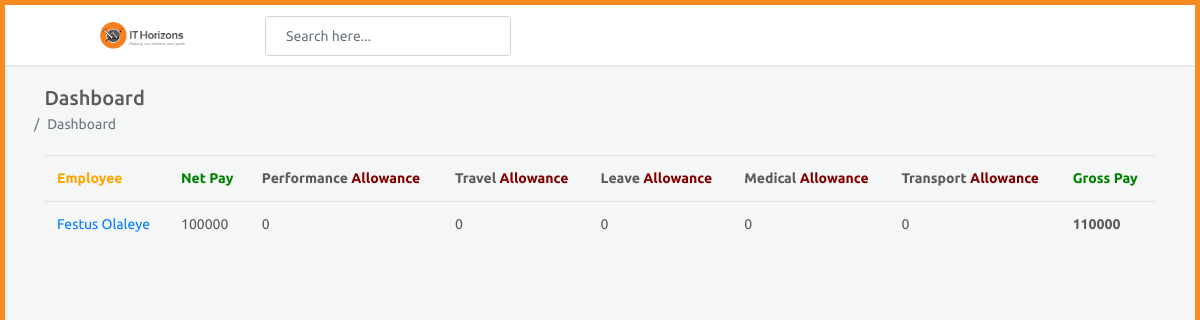
The page /employee_report/7/ on the database its author committed.
### salary/models.py (models this page shows, shortened)
class Salary(models.Model):
    employee = models.ForeignKey(Employee, related_name='salaries', on_delete=models.CASCADE)
    net_pay = models.IntegerField()
    total_working_days = models.IntegerField()
    travel_allowance = models.IntegerField(null=True, blank=True, default=0)
    leave_allowance = models.IntegerField(null=True, blank=True, default=0)
    performance_allowance = models.IntegerField(null=True, blank=True, default=0)
    transport_allowance = models.IntegerField(null=True, blank=True, default=0)
    medical_allowance = models.IntegerField(null=True, blank=True, default=0)
    tax_deduction = models.IntegerField(null=True, blank=True, default=0)
    other_deductions = models.IntegerField(null=True, blank=True, default=0)
    gross_pay = models.IntegerField(null=True, blank=True, default=0)
    date_created = models.DateTimeField(auto_now=False, auto_now_add=True)
    updated = models.DateTimeField(auto_now=True)
    class Meta:
        verbose_name_plural = 'salaries'

### employees/models.py (models this page shows, shortened)
class Employee(models.Model):
    deps = (
    ('Applications', 'Applications'), ('Network & Security','Network & Security'),
    ('Solutions', 'Solutions'),('Human Resource', 'Human Resource'),
     ('Sales', 'Sales'), ('Finance', 'Finance'), ('Infrastructure', 'Infrastructure'),
    ('Projects', 'Projects'), ('Research & Development', 'Research & Development')
    )
    first_name = models.CharField(max_length=100)
    last_name = models.CharField(max_length=100)
    department = models.CharField(max_length=100, choices=deps)
    designation = models.CharField(max_length=100)
    phone_number = models.CharField(max_length=100)
    bank_name = models.CharField(max_length=100, null=True)
    account_number = models.IntegerField(null = True)
    account_type = models.CharField(max_length=100, null=True)

### salary/views.py (the view)
# urls.py: path('employee_report/<int:id>/', employee_salary_report, name="employee_report"),
def employee_salary_report(request, id):
    employee_report = Salary.objects.filter(employee=id)
    return render(request, 'salary/employee_salary_report.html', {'employee_report': employee_report})

### templates/salary/employee_salary_report.html
{% extends 'base.html' %}
{% block content %}
	<div class="table-responsive m-t-20">
         <table class="table table-filter table-hover m-b-0">
        <tbody>
            <th style="color:orange">Employee</th>
            <th style="color:green">Net Pay</th>
            <th>Performance <span style="color:maroon">Allowance</span></th>
            <th>Travel <span style="color:maroon">Allowance</span></th>
            <th>Leave <span style="color:maroon">Allowance</span></th>
            <th>Medical <span style="color:maroon">Allowance</span></th>
            <th>Transport <span style="color:maroon">Allowance</span></th>
            <th style="color: green">Gross Pay</th>
                      {% for s in employee_report %}
            <tr data-status="">
                <td> <a href="{% url 'detail' s.employee.id %}">{{ s.employee.first_name }} {{ s.employee.last_name }} </a></td>
                <td>{{ s.net_pay }} </td>
                <td>{{ s.performance_allowance }} </td>
                <td>{{ s.travel_allowance }} </td>
                <td>{{ s.leave_allowance }} </td>
                <td>{{ s.medical_allowance }} </td>
                <td>{{ s.travel_allowance }} </td>
                <td><b>{{ s.gross_pay }} </b></td>
            </tr>
            {% endfor %}
        </tbody>
    </table>
</div>
{% endblock %}

### static/assets/css/color_skins.css (style rules this page uses)
.theme-orange:before,.theme-orange:after { background:#f68c1f }

### rows shown on the page
Salary: employee.first_name "Festus", employee.last_name "Olaleye", net_pay "100000", performance_allowance "0", travel_allowance "0", leave_allowance "0", medical_allowance "0", gross_pay "110000"
